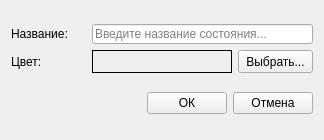
<?xml version="1.0" encoding="UTF-8"?>
<ui version="4.0">
 <class>StatusAdd</class>
 <widget class="QWidget" name="StatusAdd">
  <property name="geometry">
   <rect>
    <x>0</x>
    <y>0</y>
    <width>324</width>
    <height>140</height>
   </rect>
  </property>
  <property name="minimumSize">
   <size>
    <width>324</width>
    <height>140</height>
   </size>
  </property>
  <property name="maximumSize">
   <size>
    <width>324</width>
    <height>140</height>
   </size>
  </property>
  <property name="windowTitle">
   <string>Состояние / Добавить</string>
  </property>
  <layout class="QGridLayout" name="gridLayout_2">
   <item row="0" column="0">
    <layout class="QGridLayout" name="gridLayout">
     <item row="1" column="3">
      <widget class="QPushButton" name="statusColorB">
       <property name="minimumSize">
        <size>
         <width>75</width>
         <height>23</height>
        </size>
       </property>
       <property name="maximumSize">
        <size>
         <width>75</width>
         <height>23</height>
        </size>
       </property>
       <property name="text">
        <string>Выбрать...</string>
       </property>
      </widget>
     </item>
     <item row="1" column="0">
      <widget class="QLabel" name="statusColorL">
       <property name="text">
        <string>Цвет:</string>
       </property>
      </widget>
     </item>
     <item row="0" column="2" colspan="2">
      <widget class="QLineEdit" name="statusName">
       <property name="minimumSize">
        <size>
         <width>221</width>
         <height>20</height>
        </size>
       </property>
       <property name="maximumSize">
        <size>
         <width>221</width>
         <height>20</height>
        </size>
       </property>
       <property name="maxLength">
        <number>50</number>
       </property>
       <property name="placeholderText">
        <string>Введите название состояния...</string>
       </property>
      </widget>
     </item>
     <item row="0" column="0">
      <widget class="QLabel" name="statusNameL">
       <property name="text">
        <string>Название:</string>
       </property>
      </widget>
     </item>
     <item row="1" column="2">
      <widget class="QLabel" name="statusColor">
       <property name="frameShape">
        <enum>QFrame::Panel</enum>
       </property>
       <property name="text">
        <string/>
       </property>
       <property name="scaledContents">
        <bool>false</bool>
       </property>
      </widget>
     </item>
    </layout>
   </item>
   <item row="1" column="0">
    <layout class="QHBoxLayout" name="horizontalLayout">
     <item>
      <spacer name="horizontalSpacer">
       <property name="orientation">
        <enum>Qt::Horizontal</enum>
       </property>
       <property name="sizeHint" stdset="0">
        <size>
         <width>17</width>
         <height>20</height>
        </size>
       </property>
      </spacer>
     </item>
     <item>
      <widget class="QPushButton" name="statusAddOkB">
       <property name="text">
        <string>ОК</string>
       </property>
      </widget>
     </item>
     <item>
      <widget class="QPushButton" name="statusAddCancelB">
       <property name="text">
        <string>Отмена</string>
       </property>
      </widget>
     </item>
    </layout>
   </item>
  </layout>
 </widget>
 <tabstops>
  <tabstop>statusName</tabstop>
  <tabstop>statusColorB</tabstop>
  <tabstop>statusAddOkB</tabstop>
  <tabstop>statusAddCancelB</tabstop>
 </tabstops>
 <resources/>
 <connections/>
</ui>
